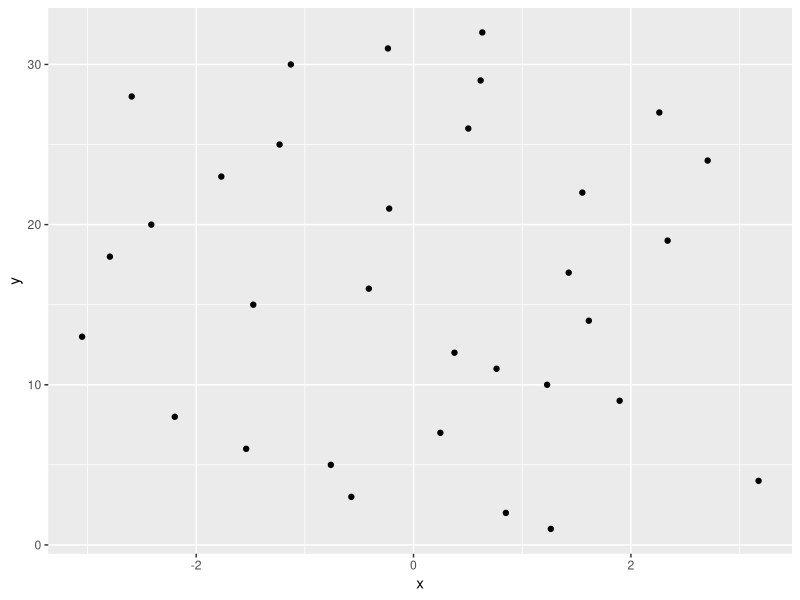
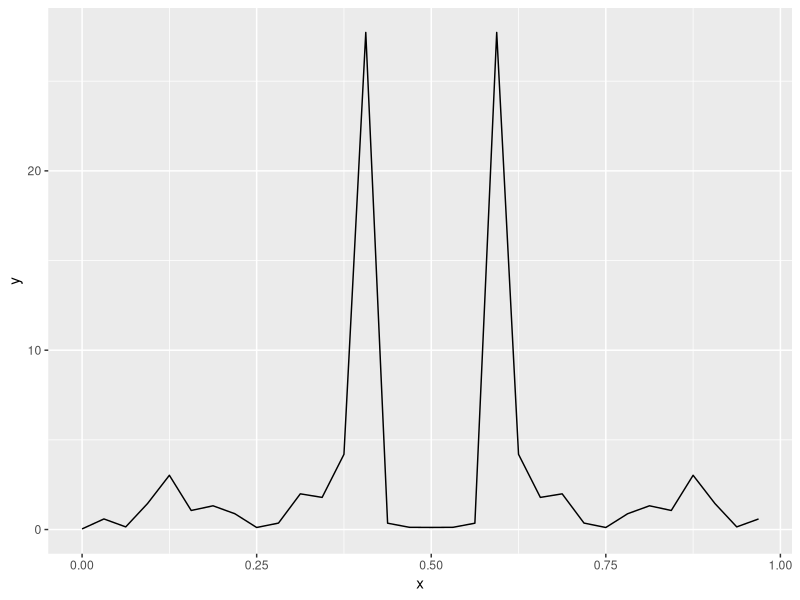
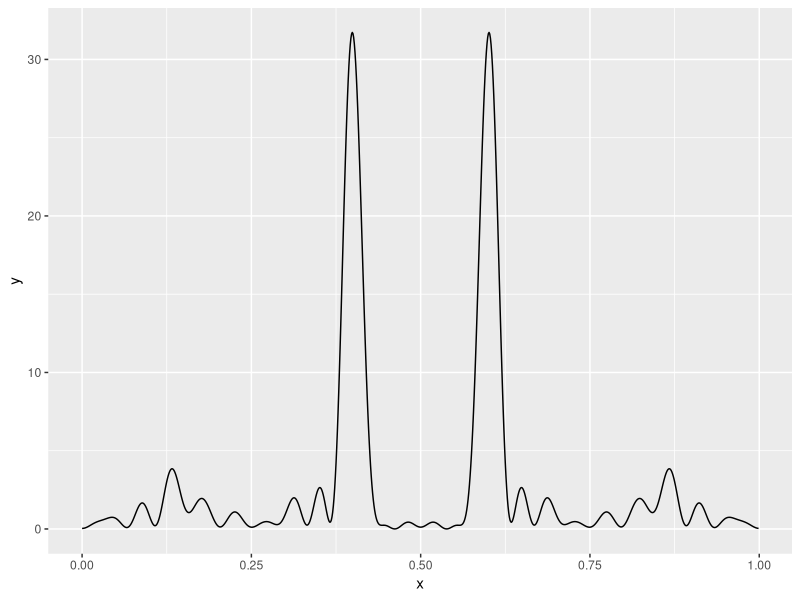

Recreate these plots in R, in order.
# Reference URL: https://www.r-bloggers.com/2019/06/periodogram-with-r/


# The power spectral density (PSD) is a function that describes the distribution of power over the frequency components composing our data set. If we knew the process that generated the data, we could just calculate the PSD; we would not have to estimate it. Unfortunately, in practice we won’t have access to the random process, only the samples (data) produced by the process. So, we can’t get the true PSD, we can only get an estimate of the true PSD. In our example below, we made the data, so we know what the true PSD should look like.
# 
# The PSD is written as
# 
# where -1/2 <= f < 1/2 x is the data, e is the complex exponential, the sum of the data x multiplied by e is the Fourier transform. In English, calculate the PSD by finding the expected value of the magnitude squared of the Fourier transform as the amount of data increases to infinity. Well that's a mouthful! The frequency f is expressed in normalized frequency. Normalized frequency is the frequency divided by the sampling rate. Normalized frequency is often used for simplicity. To convert to frequency in Hz multiply by the sampling rate.
# 
# The periodogram estimator is based on the definition in equation above. The definition has a limit and an expected value. To use the definition directly we would need an infinite amount of data, which we don’t have, and we would need to know the probability density function (PDF) of the data which we don’t know. To use this definition to get an estimator of the PSD, we must drop the limit and we must drop the expectation operator ($E$). We also can only evaluate a finite number of frequencies. After dropping the limit and the expectation we are left with
# 
# where 0 <= f < 1 and N is the number of data samples. Notice, the range of f changes from (-1/2,1/2) in the first equation to (0,1) in the second equation. Textbooks usually use the former and R uses the latter.
# 
# The periodogram is very easy to implement in R, but before we do we need to simulate some data. The code below first uses the set.seed command so R will produce the same “random” numbers each time. Then it creates a 32 normally distributed numbers and 32 points of a sine wave with a normalized frequency of 0.4 and a amplitude of 2. The signal is made up of a sine wave and the random points added together.

library(dplyr)
library(ggplot2)

set.seed(0)
N <-32
n<- 0:(N-1)
w <- rnorm(1:N)
f1 <- 0.4
A1 <- 2
s <- A1*sin(2*pi*f1*n)
x <- s + w

data.frame(x=x, y=1:length(x)) %>% ggplot(aes(x=x,y=y)) + geom_point()

# The figure below is a plot of the data generated above. To me it looks random and it is not obvious there is a sine wave in there.


xPer <- (1/N)*abs(fft(x)^2)
f    <- seq(0,1.0-1/N,by=1/N)

data.frame(y=xPer, x=f) %>% ggplot(aes(x=x,y=y)) + geom_line()

# The figure below is a plot of the periodogram of the data. The dotted line marks the location of the frequency f1, the frequency of the sine wave of the data. Now the sine wave component really stands out!. Notice two things. First, the peaks of the periodogram seems to be a bit off the true values. Second, the plot looks jagged. Both of these things are caused by the same thing: the periodogram is only evaluated at 32 frequency bins. The frequencies we evaluate the periodogram on are called bins. We can fix both problems by evaluating the periodogram at more bins. One way to evaluate the periodogram at more points is to get more data! That would certainly fix both problems. Unfortunately, we often are struck with the data we have. There is another way.

xzp <- c(x,rep(0,1000-N))
Nzp <- length(xzp)

xPerZp <- (1/N)*abs(fft(xzp)^2)
fzp    <- seq(0,1.0-1/Nzp,by=1/Nzp)

data.frame(y=xPerZp, x=fzp) %>% ggplot(aes(x=x,y=y)) + geom_line()

# Since f is a continuous variable we can evaluate the periodogram at as many points as we want. The way we do this is to pretend we have more data by sticking zeros at the end of our data, we zero pad it. The R code below adds 968 zeros to the end of x zero padding it to a total of 1000 "data" points. As you can see in the figure below, we have fixed both problems. In the 32 point periodogram missed the peak, because the the periodogram was not evaluated at enough points. The zero padding does not guarantee we hit the peak, but it will get closer. Also, we fixed the jaggedness by evaluating the periodogram at many more bins.